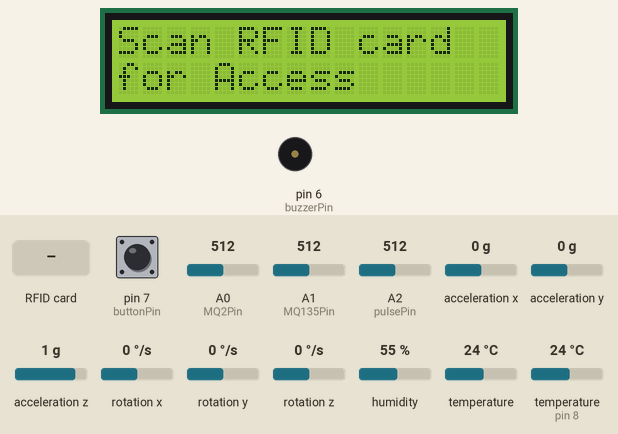
Simulated run of this sketch. Board: Arduino Uno, built with avr-gcc and run on an emulated ATmega328P. Shown: 16×2 character LCD, buzzer (waves = sounding, pin HIGH). The inputs (shaded band) are chosen by the test bench; at power-on: pin 7 (buttonPin) HIGH, acceleration x 0 g, acceleration z 1 g, temperature (sensor on pin 8) 24 °C, A0 (MQ2Pin) = 512, A1 (MQ135Pin) = 512, A2 (pulsePin) = 512, acceleration y 0 g, rotation x 0 °/s, rotation y 0 °/s, rotation z 0 °/s, humidity 55 %, temperature 24 °C. Pins used as bus, display or sensor lines are not drawn; what the sketch prints to the serial monitor is not drawn.

Above: at 5.3 s.
5.4 s: RFID card DC EE 10 05 held to the reader
At 6.5 s:
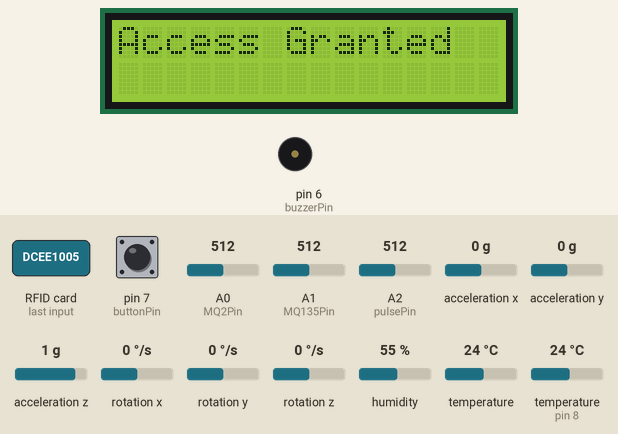
8.4 s: pin 7 (buttonPin) pulled LOW for 1 s
At 10.7 s:
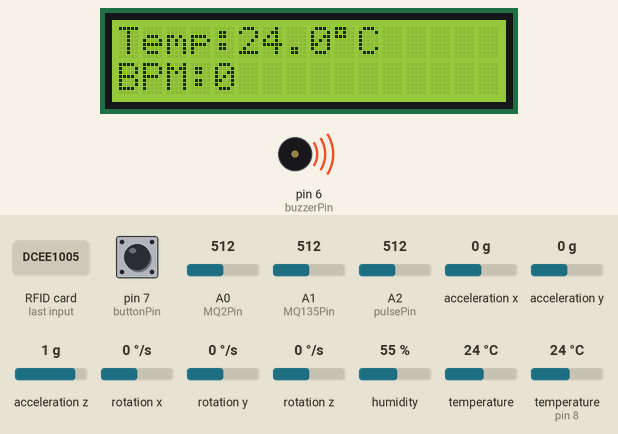
10.9 s: acceleration x set to -1.4 g
At 11.6 s:
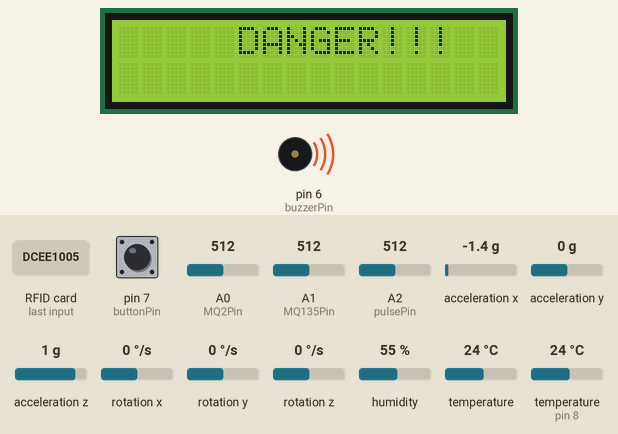
12.7 s: acceleration z set to -0.1 g
At 14.1 s:
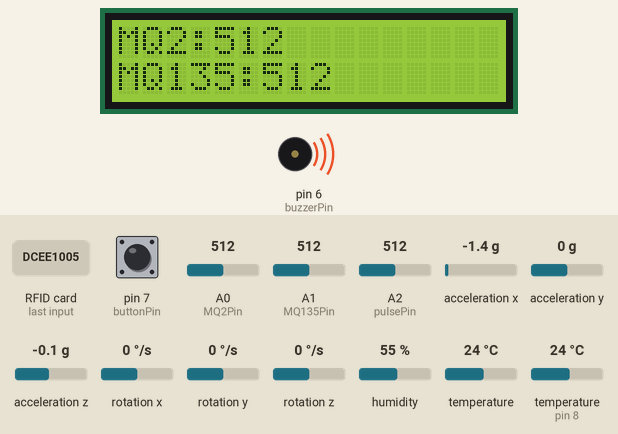
15.7 s: temperature (sensor on pin 8) set to 12 °C
At 17.7 s:
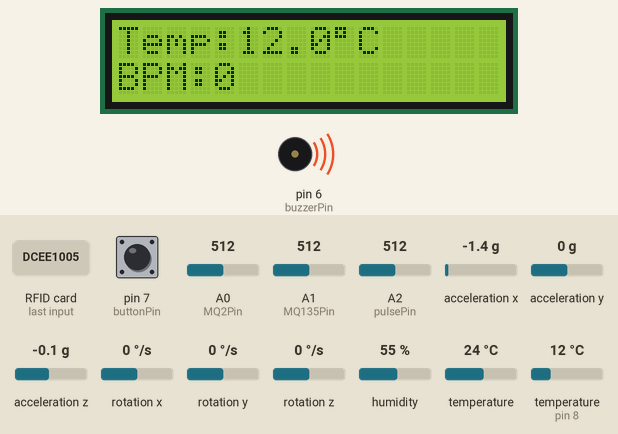
Timing chart, 0 to 19.2 s (numbered marks = the images above; inputs shaded):
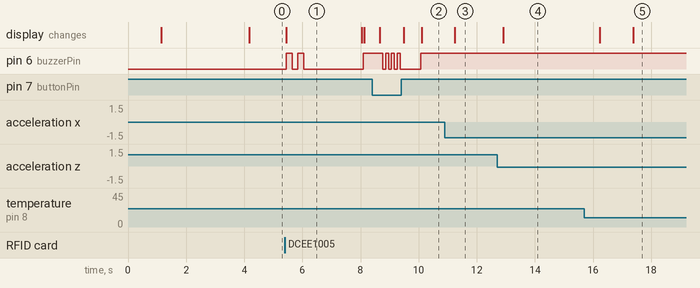

The sketch:

Project_Code.ino
```cpp
#include <Wire.h>
#include <LiquidCrystal_I2C.h>
#include <DHT.h>
#include <SPI.h>
#include <SoftwareSerial.h>
#include <Adafruit_MPU6050.h>
#include <Adafruit_Sensor.h>
#include <MFRC522.h>

LiquidCrystal_I2C lcd(0x27, 16, 2);
#define DHTPIN 8
#define DHTTYPE DHT11
DHT dht(DHTPIN, DHTTYPE);

const int MQ2Pin = A0;
const int MQ135Pin = A1;
const int pulsePin = A2;
const int buzzerPin = 6;
const int buttonPin = 7;
const int threshold = 200;
const int pulseThreshold = 520;

unsigned long lastBeat = 0;
int bpm = 0;
unsigned long lastPulseUpdate = 0;

SoftwareSerial BTSerial(2, 3);

float lastTemp = -1;

Adafruit_MPU6050 mpu;
const float movementThreshold = 15.0;

bool dangerDetected = false;
unsigned long lastDisplaySwitch = 0;
bool displayToggle = false;


#define SS_PIN 10
#define RST_PIN 9
MFRC522 rfid(SS_PIN, RST_PIN);


bool accessGranted = false;

void setup() {
  Serial.begin(9600);
  BTSerial.begin(9600);
  lcd.init();
  lcd.backlight();
  dht.begin();
  pinMode(buzzerPin, OUTPUT);
  pinMode(buttonPin, INPUT_PULLUP);
  SPI.begin();
  rfid.PCD_Init();

  if (!mpu.begin()) {
    Serial.println("Failed to find MPU6050 chip");
    while (1) delay(10);
  }
  Serial.println("MPU6050 Found!");
  delay(1000);

  lcd.clear();
  lcd.setCursor(0, 0);
  lcd.print("CSE 360 Safety");
  lcd.setCursor(0, 1);
  lcd.print("Vest Project");
  delay(3000);
  Serial.println("Ready");


  lcd.clear();
  lcd.setCursor(0, 0);
  lcd.print("Scan RFID card");
  lcd.setCursor(0, 1);
  lcd.print("for Access");
}

void loop() {
  if (!accessGranted) {
    // Wait for RFID card and check authentication
    if (rfid.PICC_IsNewCardPresent() && rfid.PICC_ReadCardSerial()) {
      // Format UID string
      String readUID = "";
      for (byte i = 0; i < rfid.uid.size; i++) {
        if (rfid.uid.uidByte[i] < 0x10) readUID += "0";
        readUID += String(rfid.uid.uidByte[i], HEX);
        if (i != rfid.uid.size - 1) readUID += ":";
      }
      readUID.toUpperCase();

      // Compare to allowed UID "DC:EE:10:05" (case insensitive)
      if (readUID == "DC:EE:10:05") {
        accessGranted = true;
        lcd.clear();
        lcd.setCursor(0, 0);
        lcd.print("Access Granted");
        // Buzzer two beeps
        buzzerBeep(2, 200);
        delay(2000);
        lcd.clear();
      } else {
        lcd.clear();
        lcd.setCursor(0, 0);
        lcd.print("Access Denied");
        lcd.setCursor(0, 1);
        lcd.print("Scan Again");
        buzzerContinuous(3000);
        delay(2000);
        lcd.clear();
        lcd.setCursor(0, 0);
        lcd.print("Scan RFID card");
        lcd.setCursor(0, 1);
        lcd.print("for Access");
      }
      rfid.PICC_HaltA();
    }
    return;
  }


  if (rfid.PICC_IsNewCardPresent() && rfid.PICC_ReadCardSerial()) {
    String readUID = "";
    for (byte i = 0; i < rfid.uid.size; i++) {
      if (rfid.uid.uidByte[i] < 0x10) readUID += "0";
      readUID += String(rfid.uid.uidByte[i], HEX);
      if (i != rfid.uid.size - 1) readUID += ":";
    }
    readUID.toUpperCase();
    if (readUID == "DC:EE:10:05") {
      accessGranted = false;
      lcd.clear();
      lcd.setCursor(0, 0);
      lcd.print("Scan RFID card");
      lcd.setCursor(0, 1);
      lcd.print("for Access");
      buzzerBeep(1, 300);
      rfid.PICC_HaltA();
      delay(2000);
      return; // start authentication again
    }
    rfid.PICC_HaltA();
  }


  bool buttonPressed = (digitalRead(buttonPin) == LOW);
  int mq2Value = analogRead(MQ2Pin);
  int mq135Value = analogRead(MQ135Pin);
  float temp = dht.readTemperature();
  int retryCount = 0;
  while (isnan(temp) && retryCount < 3) {
    delay(200);
    temp = dht.readTemperature();
    retryCount++;
  }
  if (!isnan(temp)) lastTemp = temp;
  bool sensorAlarm = (mq2Value > threshold) || (mq135Value > threshold);
  int pulseValue = analogRead(pulsePin);
  if (millis() - lastPulseUpdate > 2000) {
    if (pulseValue > pulseThreshold && (millis() - lastBeat) > 200) {
      unsigned long now = millis();
      if (lastBeat > 0) {
        float ibi = now - lastBeat;
        bpm = 60000.0 / ibi;
      }
      lastBeat = now;
    }
    lastPulseUpdate = millis();
  }
  sensors_event_t a, g, tempSensor;
  mpu.getEvent(&a, &g, &tempSensor);
  float accelMag = sqrt(a.acceleration.x * a.acceleration.x +
                        a.acceleration.y * a.acceleration.y +
                        a.acceleration.z * a.acceleration.z);
  if (accelMag > movementThreshold) {
    dangerDetected = true;
  } else {
    dangerDetected = false;
  }
  lcd.clear();
  if (dangerDetected) {
    lcd.setCursor(5, 0);
    lcd.print("DANGER!!!");
    digitalWrite(buzzerPin, HIGH);
    Serial.println("DANGER");
    BTSerial.println("DANGER");
  } else if (buttonPressed) {
    buzzerOnForDuration(10000);
    lcd.setCursor(0, 0);
    lcd.print("Safety Button");
    lcd.setCursor(0, 1);
    lcd.print("ALARM ON!");
    BTSerial.println("ALARM");
    Serial.println("ALARM");
    BTSerial.flush();
    delay(50);
  } else {
    digitalWrite(buzzerPin, sensorAlarm ? HIGH : LOW);
    if (millis() - lastDisplaySwitch > 3000) {
      displayToggle = !displayToggle;
      lastDisplaySwitch = millis();
    }
    if (!displayToggle) {
      lcd.setCursor(0, 0);
      lcd.print("MQ2:");
      lcd.print(mq2Value);
      lcd.setCursor(0, 1);
      lcd.print("MQ135:");
      lcd.print(mq135Value);
    } else {
      lcd.setCursor(0, 0);
      lcd.print("                ");  // clear first line
      lcd.setCursor(0, 0);
      lcd.print("Temp:");
      if (lastTemp == -1) {
        lcd.print("Err");
      } else {
        lcd.print(lastTemp, 1);
        lcd.print((char)223);
        lcd.print("C");
      }
      lcd.setCursor(0, 1);
      lcd.print("BPM:");
      lcd.print(bpm);
    }
  }
  delay(500);
}

void buzzerOnForDuration(unsigned long duration_ms) {
  unsigned long start = millis();
  while (millis() - start < duration_ms) {
    digitalWrite(buzzerPin, HIGH);
    delay(100);
    digitalWrite(buzzerPin, LOW);
    delay(100);
    if (digitalRead(buttonPin) == HIGH)
      break;
  }
  digitalWrite(buzzerPin, LOW);
}


void buzzerBeep(int count, unsigned int duration_ms) {
  for (int i = 0; i < count; i++) {
    digitalWrite(buzzerPin, HIGH);
    delay(duration_ms);
    digitalWrite(buzzerPin, LOW);
    if (i < count - 1) delay(duration_ms);
  }
}


void buzzerContinuous(unsigned long duration_ms) {
  unsigned long start = millis();
  while (millis() - start < duration_ms) {
    digitalWrite(buzzerPin, HIGH);
  }
  digitalWrite(buzzerPin, LOW);
}
```

Measured:
- after the input at 5.4 s, pin 6 (buzzerPin): goes HIGH 0.20 s, LOW 0.20 s, HIGH 0.20 s, LOW 2.1 s, then HIGH, starting at once; the display: changes at once (image 1)
- after the input at 8.4 s, pin 6 (buzzerPin): goes 3 × (LOW 0.10 s, HIGH 0.10 s), LOW 0.71 s, then HIGH, starting after 0.36 s; the display: first changes after 0.26 s (image 2 shows a later state)
- after the input at 10.9 s, the display: changes after 0.34 s (image 3)
- after the input at 12.7 s, the display: changes after 0.21 s (image 4)
- after the input at 15.7 s, the display: first differs from a run without the input after 1.7 s (image 5)
- what the display in image 1 shows lasts 2.6 s, from 5.4 s to 8.0 s
